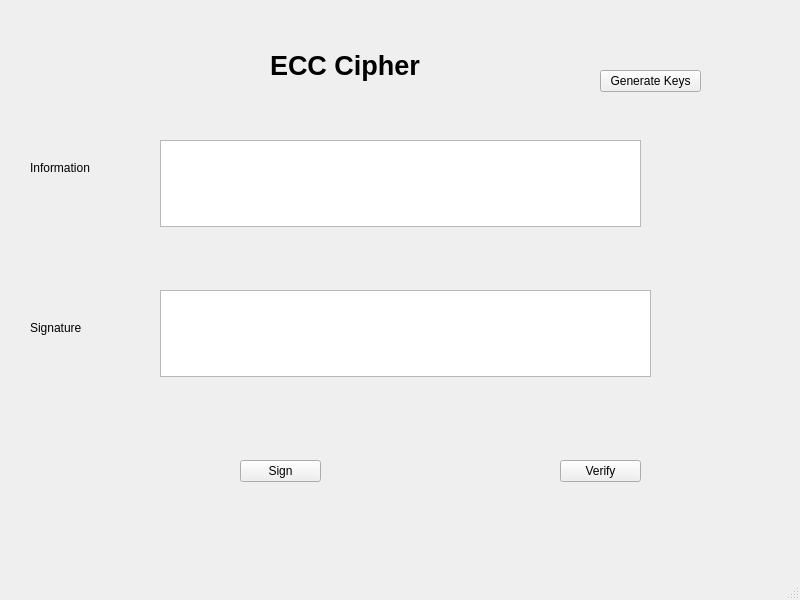
<?xml version="1.0" encoding="UTF-8"?>
<ui version="4.0">
 <class>MainWindow</class>
 <widget class="QMainWindow" name="MainWindow">
  <property name="geometry">
   <rect>
    <x>0</x>
    <y>0</y>
    <width>800</width>
    <height>600</height>
   </rect>
  </property>
  <property name="windowTitle">
   <string>MainWindow</string>
  </property>
  <widget class="QWidget" name="centralwidget">
   <widget class="QLabel" name="label">
    <property name="geometry">
     <rect>
      <x>270</x>
      <y>40</y>
      <width>251</width>
      <height>51</height>
     </rect>
    </property>
    <property name="font">
     <font>
      <pointsize>20</pointsize>
      <weight>75</weight>
      <bold>true</bold>
     </font>
    </property>
    <property name="text">
     <string>ECC Cipher</string>
    </property>
   </widget>
   <widget class="QLabel" name="label_3">
    <property name="geometry">
     <rect>
      <x>30</x>
      <y>160</y>
      <width>71</width>
      <height>16</height>
     </rect>
    </property>
    <property name="text">
     <string>Information</string>
    </property>
   </widget>
   <widget class="QLabel" name="label_4">
    <property name="geometry">
     <rect>
      <x>30</x>
      <y>320</y>
      <width>55</width>
      <height>16</height>
     </rect>
    </property>
    <property name="text">
     <string>Signature</string>
    </property>
   </widget>
   <widget class="QTextEdit" name="txt_info">
    <property name="geometry">
     <rect>
      <x>160</x>
      <y>140</y>
      <width>481</width>
      <height>87</height>
     </rect>
    </property>
   </widget>
   <widget class="QTextEdit" name="txt_sign">
    <property name="geometry">
     <rect>
      <x>160</x>
      <y>290</y>
      <width>491</width>
      <height>87</height>
     </rect>
    </property>
   </widget>
   <widget class="QToolButton" name="btn_gen_keys">
    <property name="geometry">
     <rect>
      <x>600</x>
      <y>70</y>
      <width>101</width>
      <height>22</height>
     </rect>
    </property>
    <property name="text">
     <string>Generate Keys</string>
    </property>
   </widget>
   <widget class="QToolButton" name="btn_sign">
    <property name="geometry">
     <rect>
      <x>240</x>
      <y>460</y>
      <width>81</width>
      <height>22</height>
     </rect>
    </property>
    <property name="text">
     <string>Sign</string>
    </property>
   </widget>
   <widget class="QToolButton" name="btn_verify">
    <property name="geometry">
     <rect>
      <x>560</x>
      <y>460</y>
      <width>81</width>
      <height>22</height>
     </rect>
    </property>
    <property name="text">
     <string>Verify</string>
    </property>
   </widget>
  </widget>
  <widget class="QMenuBar" name="menubar">
   <property name="geometry">
    <rect>
     <x>0</x>
     <y>0</y>
     <width>800</width>
     <height>26</height>
    </rect>
   </property>
  </widget>
  <widget class="QStatusBar" name="statusbar"/>
 </widget>
 <resources/>
 <connections/>
</ui>
